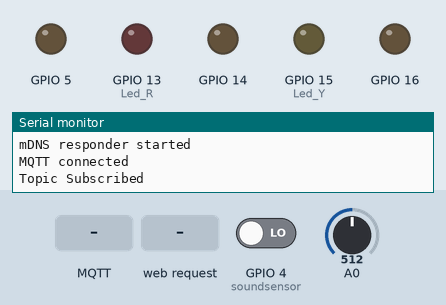
This sketch was run on a simulated ESP8266 (NodeMCU). Shown: output pins drawn as LEDs (lit = HIGH), the last lines printed to the serial monitor. Dashed ring = blinking. The test bench sets the inputs (shaded band); at power-on: GPIO 4 (soundsensor) LOW, A0 = 512. WiFi joins after 1.5 s; servers stay silent unless stated; the local clock reads 2024-03-15 10:24:30 at power-on unless the sketch sets it; storage starts empty; no MQTT or app messages arrive unless stated.

Above: at 2.7 s.
2.8 s: GPIO 4 (soundsensor) driven HIGH
At 3.4 s:
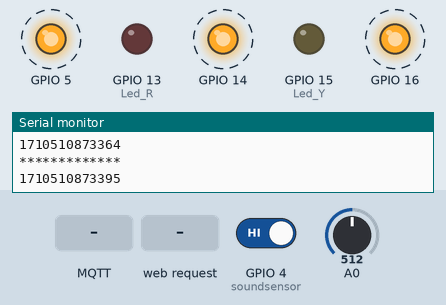
6.3 s: MQTT message "ON" arrives on the first subscribed topic
At 8.2 s:
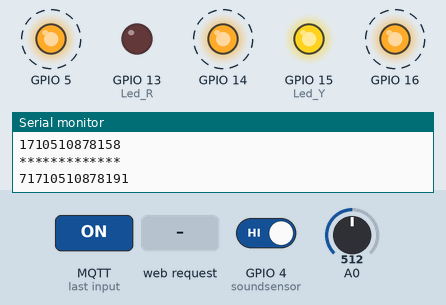
9.8 s: HTTP request GET /led2_on received
At 11.1 s:
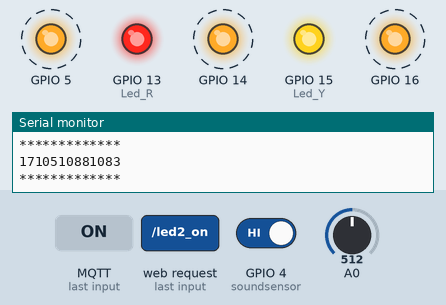
13.3 s: MQTT message "OFF" arrives on the first subscribed topic
At 14.9 s:
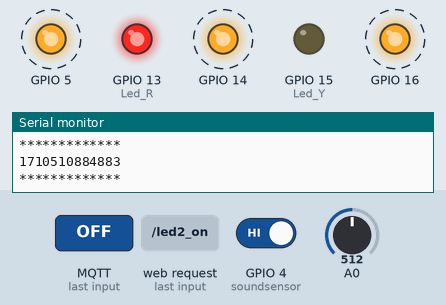
16.8 s: HTTP request GET /led1_on received
At 17.7 s:
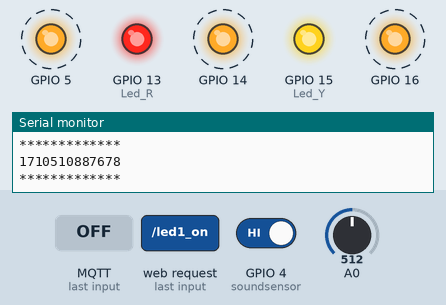
25.9 s: HTTP request GET /led1_off received
At 27.2 s:
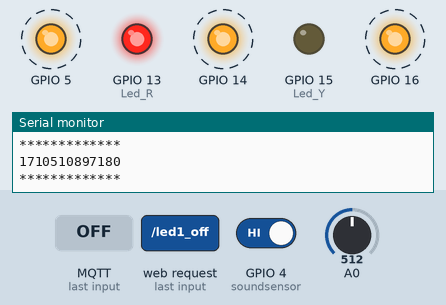
Timing chart, 0 to 36.0 s (numbered marks = the images above; inputs shaded):
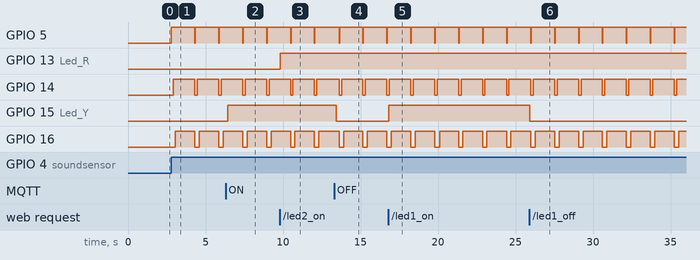

Measured:
- after the input at 2.8 s, GPIO 5: alternates HIGH for 1.5 s and LOW for 0.03 s, starting at once; GPIO 14: alternates HIGH for 1.4 s and LOW for 0.16 s, starting after 0.12 s; GPIO 16: alternates HIGH for 1.3 s and LOW for 0.28 s, starting after 0.25 s
- after the input at 6.3 s, GPIO 15 (Led_Y): LOW → HIGH after 0.13 s
- after the input at 9.8 s, GPIO 13 (Led_R): LOW → HIGH at once
- after the input at 13.3 s, GPIO 15 (Led_Y): HIGH → LOW after 0.13 s
- after the input at 16.8 s, GPIO 15 (Led_Y): LOW → HIGH at once
- after the input at 25.9 s, GPIO 15 (Led_Y): HIGH → LOW at once

The sketch:

final-proj.ino
```cpp
#include <PubSubClient.h>
#include <ESP8266WiFi.h>
#include <ESPAsyncTCP.h>
#include <ESPAsyncWebSrv.h>
#include <ESP8266mDNS.h>
#include <FS.h>
#include <time.h>
#include <vector>
#include <chrono>
#include <Ticker.h>
#include <sys/time.h>
#include <ctime>

using std::vector;
//using namespace std::chrono;

#ifndef STASSID
#define STASSID "a-r1"
#define STAPSK  "asd12345"
#endif

const char* ssid = STASSID;
const char* password = STAPSK;

Ticker Saver;
File f;
vector<vector<String>> v ;

unsigned long previousMil = millis();
unsigned long pmillis = millis();
float timezone = 3.5;
int dst = 0;

const char *TZstr = "IRDT-3:30IRST,M3.2.0/2:00:00,M11.1.0/2:00:00";
const char* mqttServer = "broker.emqx.io";  //public.mqtthq.com, mqtt.flespi.io, broker.hivemq.com
const char* mqttUserName = "scllam123";
const char* mqttPwd = "somekey!194";
const char* clientID = "usernnmm0001";
const char* topic = "LEDStatuu";

unsigned long previousMillis = 0;
const long interval = 5000;

String msgStr = "";
float temp;

WiFiClient espClient;
PubSubClient client(espClient);

AsyncWebServer server(80);

int soundsensor = 4;
int Led_Y = 15;
int Led_R = 13;

int clap = 0;
long detection_range_start = 0;
long detection_range = 0;
boolean status_light1 = false;
boolean status_light2 = false;

String SendH(uint8_t led1stat,uint8_t led2stat){
String ptr = "<!DOCTYPE html> <html>\n";
 ptr +="<head><meta name=\"viewport\" content=\"width=device-width, initial-scale=1.0, user-scalable=no\">\n";
 ptr +="<meta http-equiv=\"refresh\" content=\"15; url=http://smartlamp.local \"/> \n";
 ptr +="<title>LED Control</title>\n";
 ptr +="<style>html { font-family: Helvetica; display: inline-block; margin: 0px auto; text-align: center;}\n";
 ptr +="body{margin-top: 50px;  display: flex;  justify-content: center;background: linear-gradient(325deg, #439596, #bdcc6d, #506bac, #d7611f, #c15d95, #72bd71, #b73461);background-size: 1400% 1400%;-webkit-animation: AnimationName 48s ease infinite;-moz-animation: AnimationName 48s ease infinite;animation: AnimationName 48s ease infinite;}\n";
 ptr +="h1 {color: white;margin: 50px auto 30px;}\n";
 ptr +="h3 {color: white;margin-bottom: 50px;}\n";
 ptr +=".button {display: block;width: 80px;background-color: #E9F30B;border: none;color: lightblack;padding: 13px 30px;text-decoration: none;font-size: 25px;margin: 0px auto 35px;cursor: pointer;border-radius: 4px;}\n";
 ptr +=".button-on { background-color: #D1D1D0 ;}\n";
 ptr +=".button-on:active {background-color: #ADADAA ;}\n";
 ptr +=".button-off {background-color: #E9F30B;}\n";
 ptr +=".button-off:active {background-color: #DBE503;}\n";
 ptr +=".button-rep { color: white; background-color: #84d4e0 ;}\n";
 ptr +=".button-rep:active {color: white; background-color: #6fc4d1 ;}\n";
 ptr +="p {font-size: 14px;color:black ;margin-bottom: 10px;}\n";
 ptr +="div{width: 700px; height:500px;background: rgba(255, 255, 255, 0.18);border-radius: 16px;box-shadow: 0 4px 30px rgba(0, 0, 0, 0.1);backdrop-filter: blur(4.6px);-webkit-backdrop-filter: blur(4.6px);border: 1px solid rgba(255, 255, 255, 0.35); }\n";
 ptr +="@-webkit-keyframes AnimationName {0%{background-position:0% 38%} 50%{background-position:100% 63%} 100%{background-position:0% 38%}}\n";
 ptr +="@-moz-keyframes AnimationName { 0%{background-position:0% 38%}  50%{background-position:100% 63%} 100%{background-position:0% 38%}}\n";
 ptr +="@keyframes AnimationName { 0%{background-position:0% 38%} 50%{background-position:100% 63%} 100%{background-position:0% 38%}}\n";
 ptr +="</style>\n";
 ptr +="</head>\n";
 ptr +="<body>\n";
 ptr +="<div>\n";
 ptr +="<h1>Smart Lamps</h1>\n";
 ptr +="<h3>Use the below buttos to switch on and off lamps</h3>\n";
 if(led1stat)
 {ptr +="<p>Yellow LED Status: ON</p><a class=\"button button-off\" href=\"/led1_off\">OFF</a>\n";}
 else
  {ptr +="<p>Yellow LED Status: OFF</p><a class=\"button button-on\" href=\"/led1_on\">ON</a>\n";}
 if(led2stat)
 {ptr +="<p>Red LED Status: ON</p><a class=\"button button-off\" href=\"/led2_off\">OFF</a>\n";}
 else
 {ptr +="<p>Red LED Status: OFF</p><a class=\"button button-on\" href=\"/led2_on\">ON</a>\n";}
 ptr +="<a class=\"button button-rep\" href=\"/report\">Report</a>\n";
 ptr +="</div>\n";
 ptr +="</body>\n";
 ptr +="</html>\n";

  return ptr;
}


void storeintofile(){
   f = SPIFFS.open("/sound_data.txt" , "a+");
   if (f) {
     for(int i=0;i<v.size();i++){

          f.print(v[i][0]);
          f.print(",");
          f.println(v[i][1]);
     }
   }else{  Serial.println("file could not be opened") ;  }

  Serial.println("   Stored in the file.... ");
  f.close();
  v.clear();
}


void reconnect() {
  while (!client.connected()) {
    if (client.connect(clientID, mqttUserName, mqttPwd)) {
      Serial.println("MQTT connected");
      client.subscribe("lights_yrLed159");
      Serial.println("Topic Subscribed");
    }
    else {
      Serial.print("failed, rc=");
      Serial.print(client.state());
      Serial.println(" try again in 5 seconds");
      delay(5000);
    }
  }
}


void callback(char*topic, byte* payload, unsigned int length) {
  Serial.print("Message arrived in topic: ");
  Serial.println(topic);
  Serial.print("Message:");
  String data = "";
  for (int i = 0; i < length; i++) {
    Serial.print((char)payload[i]);
    data += (char)payload[i];
  }
  Serial.println();
  Serial.print("Message size :");
  Serial.println(length);
  Serial.println();
  Serial.println("-----------------------");
  Serial.println(data);

if(data=="OFF"){
  status_light1 = false;
  digitalWrite(Led_Y,LOW);
}
else if(data=="ON"){
 status_light1 = true;
 digitalWrite(Led_Y, HIGH);
}
else if(data=="ON2"){
  status_light2 = true;
  digitalWrite(Led_R, HIGH);
}
else if(data=="OFF2"){
  status_light2 = false;
  digitalWrite(Led_R,LOW);
}
}

void setup() {
  pinMode(soundsensor, INPUT);
  pinMode(Led_Y, OUTPUT);
  pinMode(Led_R, OUTPUT);
  pinMode(5 , OUTPUT);
  pinMode(14 , OUTPUT);
  pinMode(16 , OUTPUT);
  Serial.begin(9600);

  if (! SPIFFS.begin ()) {
    Serial.println ("An Error has occurred while mounting SPIFFS");
    return;
  }
  SPIFFS.remove("/sound_data.txt");
  if ( SPIFFS.exists("/index1.html") ) Serial.println("\n/index1.html exists");

  WiFi.mode(WIFI_AP_STA);
  WiFi.softAP("Smart_Lamps","123456987");
  WiFi.begin(ssid, password);

  while (WiFi.status() != WL_CONNECTED) {
    delay(500);
    Serial.print(".");
  }
  Serial.println("");
  Serial.print("Connected to ");
  Serial.println(ssid);
  Serial.print("IP address: ");
  Serial.println(WiFi.localIP());

  configTime(TZstr ,"pool.ntp.org", "time.nist.gov");


  server.on ("/", HTTP_GET, [] (AsyncWebServerRequest * request) {
    request-> send (200, "text/html", SendH(digitalRead(Led_Y) , digitalRead(Led_R)));
  });

  server.on ("/led1_on", HTTP_GET, [] (AsyncWebServerRequest * request) {
    digitalWrite(Led_Y, HIGH);
    status_light1 = true;
    request-> send (200, "text/html", SendH(digitalRead(Led_Y) , digitalRead(Led_R)));
  });

  server.on("/led1_off", HTTP_GET, [] (AsyncWebServerRequest * request){
    digitalWrite(Led_Y, LOW);
    status_light1 = false;
    request-> send (200, "text/html", SendH(digitalRead(Led_Y) , digitalRead(Led_R)));
  });

  server.on("/led2_on", HTTP_GET, [] (AsyncWebServerRequest * request){
    digitalWrite(Led_R, HIGH);
    status_light2 = true;
    request-> send (200, "text/html", SendH(digitalRead(Led_Y) , digitalRead(Led_R)));
  });

  server.on("/led2_off", HTTP_GET, [] (AsyncWebServerRequest * request){
    digitalWrite(Led_R, LOW);
    status_light2 = false;
    request-> send (200, "text/html", SendH(digitalRead(Led_Y) , digitalRead(Led_R)));
  });

  server.on ("/report", HTTP_GET, [] (AsyncWebServerRequest * request) {
    request-> send (SPIFFS, "/index1.html");
  });

  server.on ("/report_data", HTTP_ANY, [] (AsyncWebServerRequest * request) {
    request-> send (SPIFFS, "/sound_data.txt");
  });

  server.on ("/download", HTTP_ANY, [] (AsyncWebServerRequest * request) {
    request-> send (SPIFFS, "/sound_data.txt" , String() , true);
  });

  server.onNotFound([](AsyncWebServerRequest *request){
    request->send(404, "text/plain", "404 : Not Found!!");
  });


  server.begin();

  if (!MDNS.begin("smartlamp") ) {
    Serial.println("Error setting up MDNS responder!");
  }
  else{Serial.println("mDNS responder started");}
  MDNS.addService("http", "tcp", 80);


  client.setServer(mqttServer, 1883); //setting MQTT server
  client.setCallback(callback);
  if (!client.connected()) {
    reconnect();
  }
  Saver.attach(6 ,storeintofile);
}


void loop() {
  MDNS.update();

  client.loop();
  if (!client.connected()) {
    reconnect();
  }
    unsigned long currentMil = millis();
  if( currentMil - previousMil > 180000){
       /* f = SPIFFS.open("/sound_data.txt" , "a+");
        Serial.println(f.readString());
        f.close();*/
        SPIFFS.remove("/sound_data.txt");
        Serial.println("************** File was Removed  :)    ... **********");
        previousMil = millis();
        v.clear();
        delay(1000);
  }
  else{
      unsigned long currentMillis1 = millis();
      if ( currentMillis1 - pmillis > 3500 || digitalRead(4) == HIGH ){
      float value = analogRead(A0);
        uint64_t ms = std::chrono::duration_cast<std::chrono::milliseconds>(std::chrono::system_clock::now().time_since_epoch()).count()+12600000 ;
      Serial.println(ms);Serial.println("*************");

      v.push_back({String(ms), String(value)});
      pmillis = millis();
    }
  }


  unsigned long currentMillis = millis();

  if (currentMillis - previousMillis >= interval) { //if current time - last time > 5 sec
    previousMillis = currentMillis;
    msgStr = String(digitalRead(Led_Y)) + ","+String(digitalRead(Led_R));
    byte arrSize = msgStr.length() + 1;
    char msg[arrSize];

    Serial.print("PUBLISH DATA:");
    Serial.println(msgStr);
    msgStr.toCharArray(msg, arrSize);
    client.publish(topic, msg);
    msgStr = "";
    delay(50);
  }

  int status_sensor = digitalRead(soundsensor);
  if (status_sensor == HIGH)
  {
    if (clap == 0)
    {
      detection_range_start = detection_range = millis();
      clap++;
      digitalWrite(5 , HIGH);
    }
    else if (clap > 0 && millis()-detection_range <= 700 && millis()-detection_range >= 100)
    {
      detection_range = millis();
      clap++;
      Serial.print(clap);
      digitalWrite(14, HIGH);
      if(clap == 3) {digitalWrite(16 , HIGH);}
    }
  }

  if (millis()-detection_range_start >= 1500)
  {
    if (clap == 2)
    {
      if (!status_light1)
        {
          status_light1 = true;
          digitalWrite(Led_Y, HIGH);
        }
        else if (status_light1)
        {
          status_light1 = false;
          digitalWrite(Led_Y, LOW);
        }
    }
    else if (clap == 3)
    {
      Serial.println(clap);
      if (!status_light2)
        {
          status_light2 = true;
          digitalWrite(Led_R, HIGH);
        }
        else if (status_light2)
        {
          status_light2 = false;
          digitalWrite(Led_R, LOW);
        }
    }
    digitalWrite(5 , LOW);
    digitalWrite(14 , LOW);
    digitalWrite(16 , LOW);
    clap = 0;
  }

}
```
